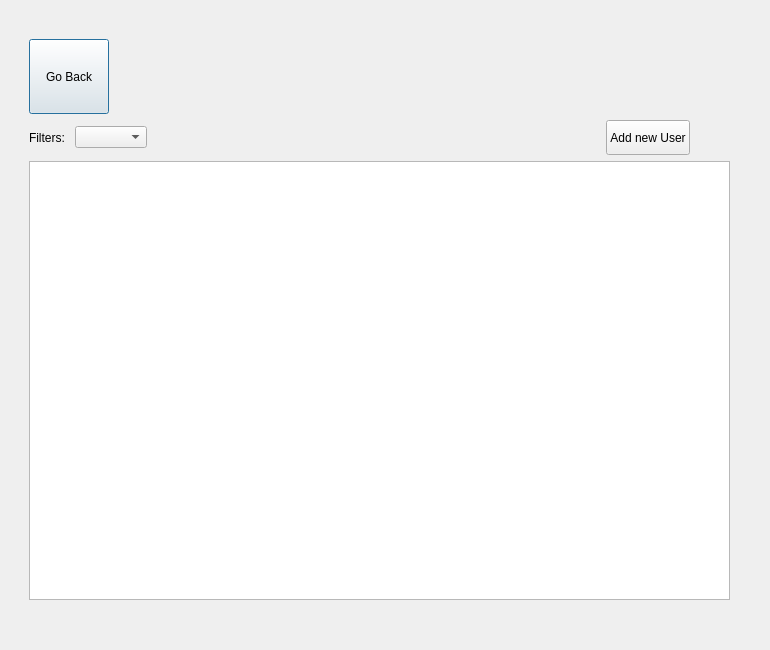
<?xml version="1.0" encoding="UTF-8"?>
<ui version="4.0">
 <class>AdminForm</class>
 <widget class="QDialog" name="AdminForm">
  <property name="geometry">
   <rect>
    <x>0</x>
    <y>0</y>
    <width>770</width>
    <height>650</height>
   </rect>
  </property>
  <property name="windowTitle">
   <string>Dialog</string>
  </property>
  <widget class="QWidget" name="verticalLayoutWidget">
   <property name="geometry">
    <rect>
     <x>29</x>
     <y>39</y>
     <width>701</width>
     <height>561</height>
    </rect>
   </property>
   <layout class="QVBoxLayout" name="verticalLayout">
    <item>
     <layout class="QHBoxLayout" name="horizontalLayout_3">
      <item>
       <widget class="QPushButton" name="goBackPushButton">
        <property name="minimumSize">
         <size>
          <width>75</width>
          <height>75</height>
         </size>
        </property>
        <property name="text">
         <string>Go Back</string>
        </property>
       </widget>
      </item>
      <item>
       <spacer name="horizontalSpacer">
        <property name="orientation">
         <enum>Qt::Orientation::Horizontal</enum>
        </property>
        <property name="sizeHint" stdset="0">
         <size>
          <width>40</width>
          <height>20</height>
         </size>
        </property>
       </spacer>
      </item>
     </layout>
    </item>
    <item>
     <layout class="QHBoxLayout" name="horizontalLayout_2">
      <item>
       <widget class="QLabel" name="label">
        <property name="text">
         <string>Filters: </string>
        </property>
       </widget>
      </item>
      <item>
       <widget class="QComboBox" name="filtersComboBox"/>
      </item>
      <item>
       <spacer name="horizontalSpacer_2">
        <property name="orientation">
         <enum>Qt::Orientation::Horizontal</enum>
        </property>
        <property name="sizeHint" stdset="0">
         <size>
          <width>40</width>
          <height>20</height>
         </size>
        </property>
       </spacer>
      </item>
      <item>
       <widget class="QPushButton" name="addnewUserPushButton">
        <property name="minimumSize">
         <size>
          <width>0</width>
          <height>35</height>
         </size>
        </property>
        <property name="text">
         <string>Add new User</string>
        </property>
       </widget>
      </item>
      <item>
       <spacer name="horizontalSpacer_3">
        <property name="orientation">
         <enum>Qt::Orientation::Horizontal</enum>
        </property>
        <property name="sizeType">
         <enum>QSizePolicy::Policy::Minimum</enum>
        </property>
        <property name="sizeHint" stdset="0">
         <size>
          <width>40</width>
          <height>20</height>
         </size>
        </property>
       </spacer>
      </item>
     </layout>
    </item>
    <item>
     <layout class="QHBoxLayout" name="horizontalLayout">
      <item>
       <widget class="QTableWidget" name="userDisplayTable"/>
      </item>
     </layout>
    </item>
   </layout>
  </widget>
 </widget>
 <resources/>
 <connections/>
</ui>
